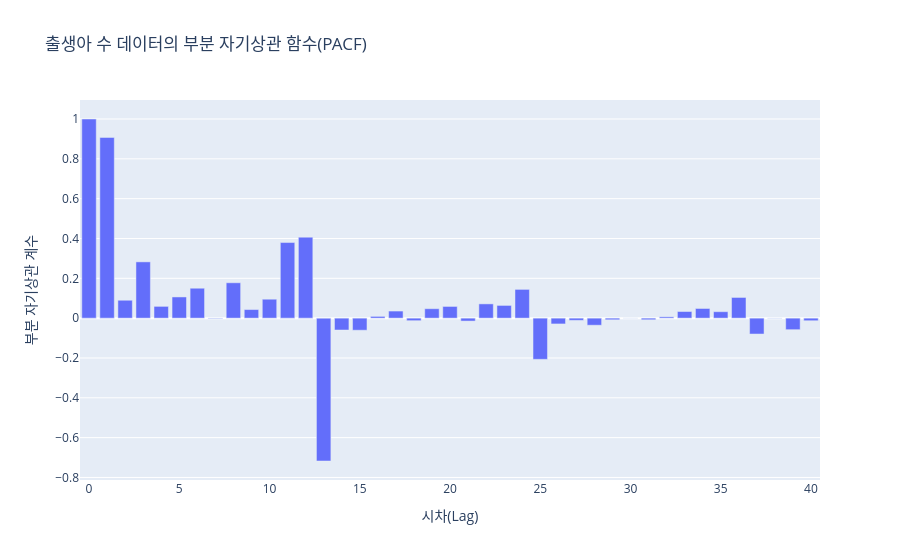

The code cell stored with this chart in its notebook:
### Markdown cell above
---

## 3. 부분 자기상관 함수 (PACF: Partial Autocorrelation Function)

### 💡 개념 (Concept)

**부분 자기상관(Partial Autocorrelation)** 은 두 시점 간의 '순수한' 상관관계를 측정합니다. 

예를 들어, 오늘의 주가($Y_t$)와 그저께 주가($Y_{t-2}$) 사이의 관계를 볼 때, 중간에 있는 어제($Y_{t-1}$)의 영향을 제거하고 남은 직접적인 상관관계만을 측정합니다.

자기상관만을 사용할 때, 특정 시간 지연에서의 상관 관계가 그 이전 시간 지연들의 영향을 받게 됩니다.

부분 자기상관은 특정 시간 지연 $k$에서의 상관 관계를 측정할 때, <font color="yellow">그 사이에 있는 다른 모든 시간 지연의 영향을 제거한 후</font>의 상관 관계를 측정합니다.

예를 들어, 오늘의 주식 가격이 어제의 가격과, 그제의 가격과 모두 관련이 있을 때, 

단순 자기상관으로는 그 관계를 명확히 이해하기 어렵죠.

부분 자기상관은 이러한 <font color="yellow">간접적인 영향을 제거하여 직접적인 상관 관계를 측정</font>합니다.

### 💡 수학적 계산원리
- [Yule-Walker 방정식](https://en.wikipedia.org/wiki/Autoregressive_model#Calculation_of_the_AR_parameters)의 비재귀적 방식 이용
- [토플리츠 대각선 상수 행렬](https://en.wikipedia.org/wiki/Toeplitz_matrix)과 [레빈슨-더빈 재귀 알고리즘](https://en.wikipedia.org/wiki/Levinson_recursion)으로 연산

- pacf 함수를 사용하여 간단히 계산 가능.

    - 1차 자기상관(\(k=1\))을 구한 후,

    - 2차 자기상관(\(k=2\))에서는 1차 자기상관의 영향을 제거하고,
    - 3차 자기상관(\(k=3\))에서는 1차와 2차 자기상관의 영향을 제거하는 방식.


**PACF** 는 시계열 모델, 특히 **AR(자기회귀) 모델** 의 차수(p)를 결정하는 데 매우 중요한 역할을 합니다.

* **ACF vs PACF**:
  
    * ACF: $Y_t$와 $Y_{t-k}$ 사이의 **모든(직간접적인) 관계**를 포함합니다.
    * PACF: $Y_t$와 $Y_{t-k}$ 사이에서 중간 시점들($Y_{t-1}, ..., Y_{t-k+1}$)의 영향을 **제거한 직접적인 관계**만을 측정합니다.

### 💻 예시 코드 (Example Code)

`statsmodels`로 PACF 값을 계산하고, `plotly`로 시각화합니다.

### Code cell
import pandas as pd
import numpy as np
import plotly.graph_objects as go
from statsmodels.tsa.stattools import pacf

# 예시 데이터 (월별 출생아 수)
# (위 1번 섹션에서 df_birth가 로드되었다고 가정)
series = df_birth['출생아수'].dropna()

# PACF 계산
pacf_values = pacf(series, nlags=40, method='ywm') # Yule-Walker method

# Plotly를 사용한 PACF 플롯 생성
fig = go.Figure()

# PACF 막대그래프
fig.add_trace(go.Bar(
    x=np.arange(len(pacf_values)),
    y=pacf_values,
    name='PACF'
))

fig.update_layout(
    title='출생아 수 데이터의 부분 자기상관 함수(PACF)',
    xaxis_title='시차(Lag)',
    yaxis_title='부분 자기상관 계수'
)
fig.show()

### Figure 1 — Plotly figure (JSON) as saved in the notebook; plotly's stock layout.template omitted (floating-point values rounded to 4 significant figures)
{"data": [{"name": "PACF", "type": "bar", "x": [0, 1, 2, 3, 4, 5, 6, 7, 8, 9, 10, 11, 12, 13, 14, 15, 16, 17, 18, 19, 20, 21, 22, 23, 24, 25, 26, 27, 28, 29, 30, 31, 32, 33, 34, 35, 36, 37, 38, 39, 40], "y": [1, 0.9076, 0.08993, 0.2826, 0.05917, 0.1065, 0.1503, -0.0023, 0.1776, 0.04315, 0.0951, 0.3797, 0.4066, -0.7173, -0.05959, -0.06067, 0.008761, 0.03558, -0.01277, 0.04739, 0.05881, -0.0147, 0.07166, 0.06393, 0.1444, -0.2068, -0.02909, -0.01104, -0.03551, -0.008124, 0.0003291, -0.008077, 0.006556, 0.03327, 0.04857, 0.03238, 0.1039, -0.07977, -0.0009329, -0.05791, -0.013]}], "layout": {"title": {"text": "출생아 수 데이터의 부분 자기상관 함수(PACF)"}, "xaxis": {"title": {"text": "시차(Lag)"}}, "yaxis": {"title": {"text": "부분 자기상관 계수"}}}}
